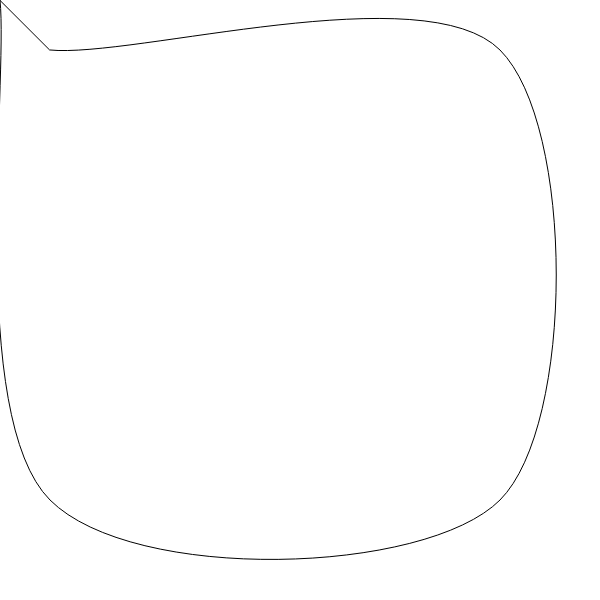
Frame 1 (no input)
Frame 60 (no input): identical to frame 1, image omitted
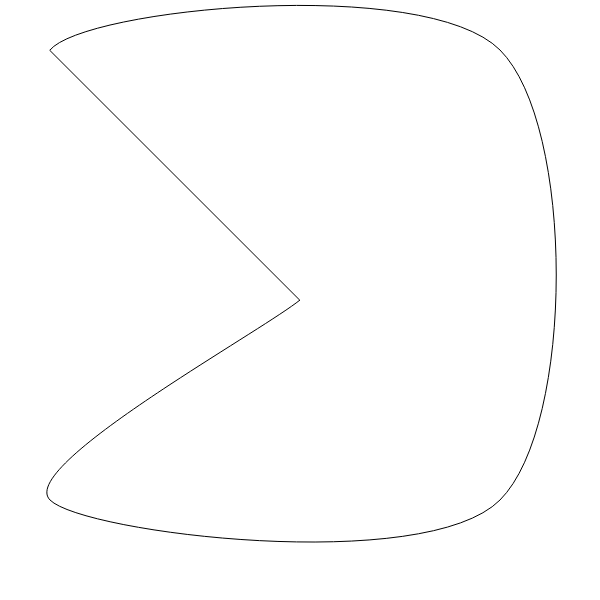
Frame 120 (the mouse pressed at the canvas centre since frame 60)

The p5.js sketch that drew these frames (run headless with seeded random() and noise() and a simulated clock; from frame 60 on, the mouse is pressed at the canvas centre):

// p5.js sketch
// ── sketch.js
function setup() {
	createCanvas(600, 600);
}

function draw() {
	background(255)
	beginShape()
	curveVertex(mouseX, mouseY)
	curveVertex(50, 50)
	curveVertex(500, 50)
	curveVertex(500, 500)
	curveVertex(50, 500)

	endShape(CLOSE)
}
